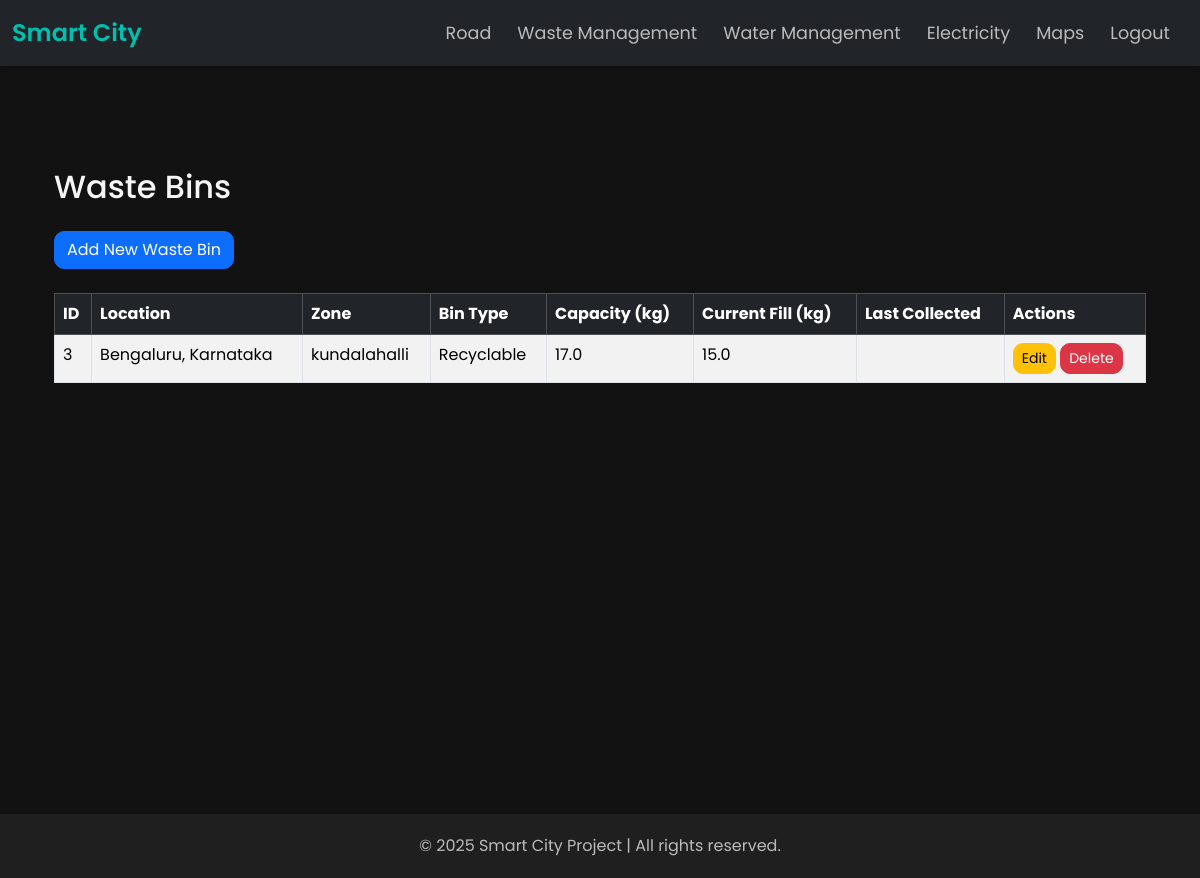
The page /waste_management/wastebins/ on the database its author committed.
### waste_management/models.py (models this page shows, shortened)
class WasteBin(models.Model):
    BIN_TYPE_CHOICES = [
        ('Recyclable', 'Recyclable'),
        ('Non-Recyclable', 'Non-Recyclable'),
    ]
    location = models.CharField(max_length=255)
    zone = models.CharField(max_length=100)
    bin_type = models.CharField(max_length=20, choices=BIN_TYPE_CHOICES)
    capacity_kg = models.FloatField(help_text="Maximum bin capacity in kilograms")
    current_fill_kg = models.FloatField(default=0.0)
    last_collected = models.DateTimeField(null=True, blank=True)

### waste_management/views.py (the view)
# urls.py: path('wastebins/', views.wastebin_list, name='wastebin_list'),
def wastebin_list(request):
    bins = WasteBin.objects.all()
    return render(request, 'waste_management/wastebin_list.html', {'bins': bins})

### waste_management/templates/waste_management/wastebin_list.html (shortened to what this page needs)
{% extends 'base_generic.html' %}
{% block content %}
    <div class="container py-5">
        <h2 class="mb-4">Waste Bins</h2>
        <a href="{% url 'waste_management:wastebin_create' %}" class="btn btn-primary mb-4">Add New Waste Bin</a>
        <table class="table table-bordered table-striped">
            <thead class="table-dark">
                <tr>
                    <th>ID</th>
                    <th>Location</th>
                    <th>Zone</th>
                    <th>Bin Type</th>
                    <th>Capacity (kg)</th>
                    <th>Current Fill (kg)</th>
                    <th>Last Collected</th>
                    <th>Actions</th>
                </tr>
            </thead>
            <tbody>
                {% for bin in bins %}
                    <tr>
                        <td>{{ bin.id }}</td>
                        <td>{{ bin.location }}</td>
                        <td>{{ bin.zone }}</td>
                        <td>{{ bin.bin_type }}</td>
                        <td>{{ bin.capacity_kg }}</td>
                        <td>{{ bin.current_fill_kg }}</td>
                        <td>{{ bin.last_collected|date:"Y-m-d" }}</td>
                        <td>
                            <a href="{% url 'waste_management:wastebin_update' bin.id %}" class="btn btn-warning btn-sm">Edit</a>
                            <a href="{% url 'waste_management:wastebin_delete' bin.id %}" class="btn btn-danger btn-sm">Delete</a>
                        </td>
                    </tr>
                {% endfor %}
            </tbody>
        </table>
    </div>
{%endblock content%}

### templates/base_generic.html (style rules this page uses)
body { background-color: #121212; font-family: 'Poppins', sans-serif; color: #f5f5f5; margin: 0; }
.container { min-height: 80vh; padding-top: 30px; padding-bottom: 30px; }
.btn { border-radius: 10px; transition: all 0.3s ease; }
.navbar, .container, .footer { animation: fadeIn 0.8s ease-out; }

### rows shown on the page
WasteBin: id "3", location "Bengaluru, Karnataka", zone "kundalahalli", bin_type "Recyclable", capacity_kg "17.0", current_fill_kg "15.0"
